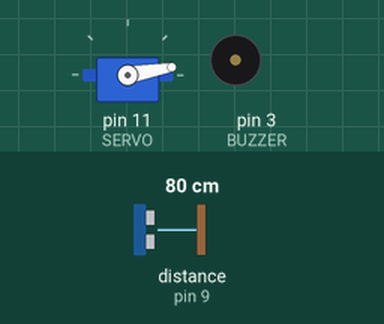
This sketch was run on a simulated Arduino Uno, built with avr-gcc and run on an emulated ATmega328P. Parts: servo, buzzer (waves = sounding). Wiring (inferred from the names in the program): ultrasonic range finder: trigger pin 8; echo pin 9. The test bench sets the inputs (shaded band); at power-on: distance to the obstacle (sensor on pin 9) 80 cm. The echo pulse lasts 58.3 µs per cm; what the sketch prints to the serial monitor is not drawn.

Above: at 0.01 s.
1.3 s: distance to the obstacle (sensor on pin 9) set to 2 cm
At 2.4 s:
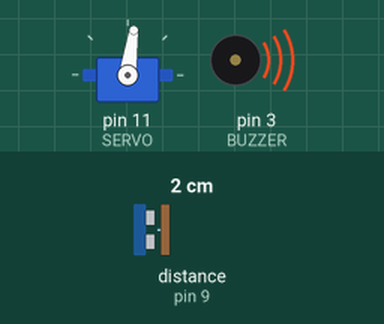
4.3 s: distance to the obstacle (sensor on pin 9) set to 250 cm
At 4.54 s:
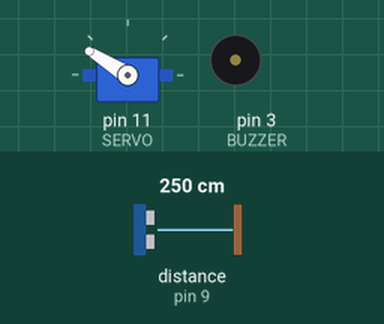
7.3 s: distance to the obstacle (sensor on pin 9) set to 4 cm
At 8.0 s:
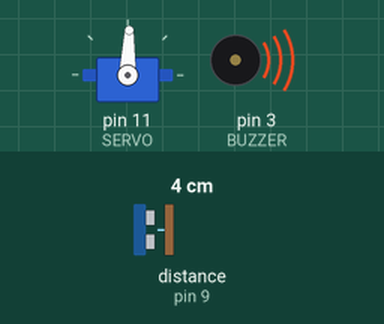
10.3 s: distance to the obstacle (sensor on pin 9) set to 18 cm
13.3 s: distance to the obstacle (sensor on pin 9) set to 23 cm
At 14.78 s:
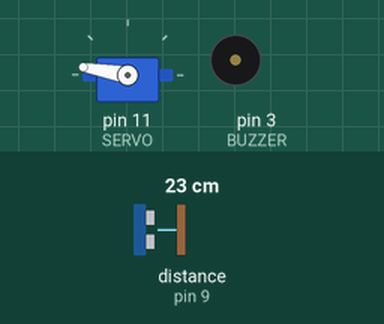
19.3 s: distance to the obstacle (sensor on pin 9) set to 9 cm
At 19.8 s:
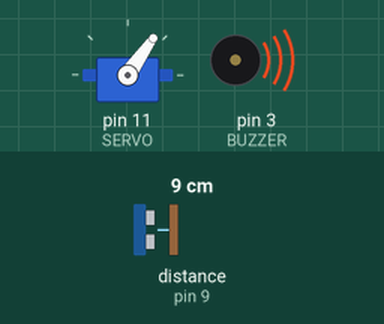
Timing chart, 0 to 23.3 s (numbered marks = the images above; inputs shaded):
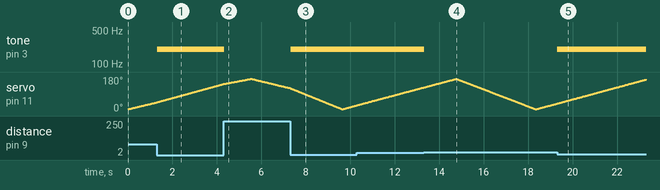

Measured:
- the behaviour switches between 21 and 22 cm on distance to the obstacle (sensor on pin 9) (found by bisection; images 3 and 4)
- after the input at 1.3 s, tone on pin 3 (BUZZER): silent → 200 Hz at once
- after the input at 4.3 s, tone on pin 3 (BUZZER): 200 Hz → silent at once
- after the input at 7.3 s, tone on pin 3 (BUZZER): silent → 200 Hz at once
- after the input at 13.3 s, tone on pin 3 (BUZZER): 200 Hz → silent at once
- after the input at 19.3 s, tone on pin 3 (BUZZER): silent → 200 Hz at once

The sketch:

ultrasonic.ino
```cpp
#include <Servo.h>
Servo microServo;

#define TRIGGER 8
#define ECHO 9
#define SERVO 11
#define BUZZER 3

int distance = 0;
long duration = 0;
int freq = 200;

void setup() {
  // put your setup code here, to run once:
  pinMode(TRIGGER, OUTPUT);
  pinMode(ECHO, INPUT);
  pinMode(BUZZER, OUTPUT);
  microServo.attach(SERVO);

  Serial.begin(9600);
}

void loop() {
  // put your main code here, to run repeatedly:
  int index;

  for(index = 10; index <= 170; index++) {
  	microServo.write(index);
    delay(30);
    calculateDistance();

    Serial.print(index);
    Serial.print(",");
    Serial.print(distance);
    Serial.print(".");
  }

  for(index = 170; index >= 10; index--) {
  	microServo.write(index);
    delay(20);
    calculateDistance();

    Serial.print(index);
    Serial.print(",");
    Serial.print(distance);
    Serial.print(".");
  }
}

int calculateDistance() {
  digitalWrite(TRIGGER, LOW);
  delayMicroseconds(2);

  digitalWrite(TRIGGER, HIGH);
  delayMicroseconds(10);
  digitalWrite(TRIGGER, LOW);

  duration = pulseIn(ECHO, HIGH);
  distance = duration*0.017175;
  actBuzzer(distance);

  return distance;
}

void actBuzzer(int dist) {
  if(dist <= 20) {
    tone(BUZZER, freq);
  } else{
    noTone(BUZZER);
  }
}
```
